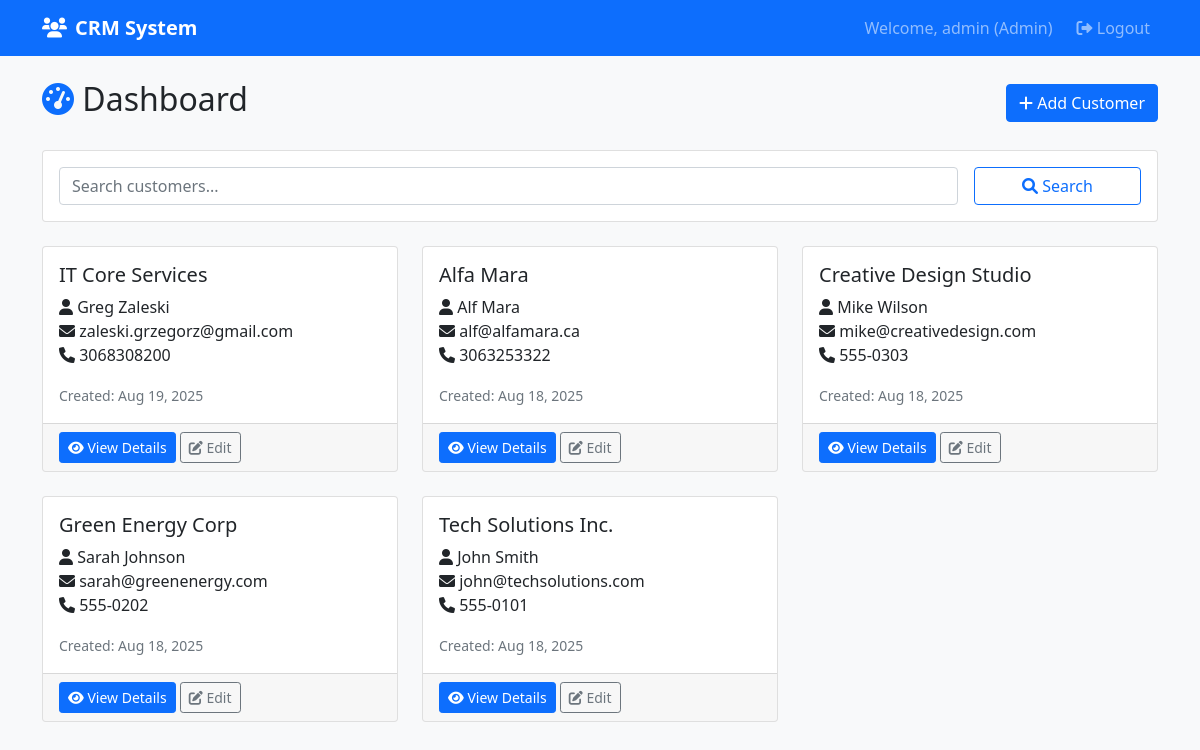
The page /dashboard/ (signed in) on the database its author committed.
### crm/models.py (models this page shows, shortened)
class User(AbstractUser):
    USER_TYPES = (
        ('admin', 'Admin'),
        ('user', 'User'),
        ('viewer', 'Viewer'),
    )
    user_type = models.CharField(max_length=10, choices=USER_TYPES, default='viewer')

class Customer(models.Model):
    business_name = models.CharField(max_length=200)
    contact_name = models.CharField(max_length=100)
    email = models.EmailField()
    phone = models.CharField(max_length=20)
    address = models.TextField()
    created_at = models.DateTimeField(auto_now_add=True)
    updated_at = models.DateTimeField(auto_now=True)
    created_by = models.ForeignKey(User, on_delete=models.CASCADE, related_name='customers_created')
    class Meta:
        ordering = ['-created_at']

### crm/views.py (the view)
# urls.py: path('dashboard/', views.dashboard, name='dashboard'),
@login_required
def dashboard(request):
    search = request.GET.get('search', '')
    customers = Customer.objects.all()
    if search:
        customers = customers.filter(
            Q(business_name__icontains=search) |
            Q(contact_name__icontains=search) |
            Q(email__icontains=search)
        )
    paginator = Paginator(customers, 10)
    page = request.GET.get('page')
    customers = paginator.get_page(page)
    context = {
        'customers': customers,
        'search': search,
        'user_type': request.user.user_type,
    }
    return render(request, 'crm/dashboard.html', context)

### crm/templates/crm/dashboard.html (shortened to what this page needs)
{% extends 'crm/base.html' %}
{% block content %}
<div class="row">
    <div class="col-md-12">
        <div class="d-flex justify-content-between align-items-center mb-4">
            <h2><i class="fas fa-tachometer-alt text-primary"></i> Dashboard</h2>
            {% if user_type == 'admin' or user_type == 'user' %}
                <a href="{% url 'customer_create' %}" class="btn btn-primary">
                    <i class="fas fa-plus"></i> Add Customer
                </a>
            {% endif %}
        </div>
        <div class="card mb-4">
            <div class="card-body">
                <form method="get" class="row g-3">
                    <div class="col-md-10">
                        <input type="text" name="search" class="form-control"
                               placeholder="Search customers..." value="{{ search }}">
                    </div>
                    <div class="col-md-2">
                        <button type="submit" class="btn btn-outline-primary w-100">
                            <i class="fas fa-search"></i> Search
                        </button>
                    </div>
                </form>
            </div>
        </div>
        <div class="row">
            {% for customer in customers %}
            <div class="col-md-6 col-lg-4 mb-4">
                <div class="card customer-card h-100">
                    <div class="card-body">
                        <h5 class="card-title">{{ customer.business_name }}</h5>
                        <p class="card-text">
                            <i class="fas fa-user"></i> {{ customer.contact_name }}<br>
                            <i class="fas fa-envelope"></i> {{ customer.email }}<br>
                            <i class="fas fa-phone"></i> {{ customer.phone }}
                        </p>
                        <small class="text-muted">
                            Created: {{ customer.created_at|date:"M d, Y" }}
                        </small>
                    </div>
                    <div class="card-footer">
                        <a href="{% url 'customer_detail' customer.pk %}" class="btn btn-primary btn-sm">
                            <i class="fas fa-eye"></i> View Details
                        </a>
                        {% if user_type == 'admin' or user_type == 'user' %}
                        <a href="{% url 'customer_edit' customer.pk %}" class="btn btn-outline-secondary btn-sm">
                            <i class="fas fa-edit"></i> Edit
                        </a>
                        {% endif %}
                    </div>
                </div>
            </div>
            {% empty %}
            <div class="col-12">
                <div class="alert alert-info text-center">
                    <i class="fas fa-info-circle"></i> No customers found.
                </div>
            </div>
            {% endfor %}
        </div>
    </div>
</div>
{% endblock %}

### crm/templates/crm/base.html (shortened to what this page needs)
<!DOCTYPE html>
<html lang="en">
<head>
    <link href="https://cdn.jsdelivr.net/npm/bootstrap@5.1.3/dist/css/bootstrap.min.css" rel="stylesheet">
    <link href="https://cdnjs.cloudflare.com/ajax/libs/font-awesome/6.0.0/css/all.min.css" rel="stylesheet">
</head>
<body class="bg-light">
    {% if user.is_authenticated %}
    <nav class="navbar navbar-expand-lg navbar-dark bg-primary">
        <div class="container">
            <a class="navbar-brand" href="{% url 'dashboard' %}">
                <i class="fas fa-users me-2"></i>CRM System
            </a>
            <div class="navbar-nav ms-auto">
                <span class="navbar-text me-3">
                    Welcome, {{ user.username }} ({{ user.user_type|title }})
                </span>
                <a class="nav-link" href="{% url 'logout' %}">
                    <i class="fas fa-sign-out-alt"></i> Logout
                </a>
            </div>
        </div>
    </nav>
    {% endif %}
    <div class="container mt-4">
        {% block content %}
        {% endblock %}
    </div>
</body>
</html>

### crm/templates/crm/base.html (style rules this page uses)
.navbar-brand { font-weight: bold; }
.customer-card { transition: transform 0.2s; }

### rows shown on the page
User: username "admin", user_type "Admin"
Customer: business_name "IT Core Services", contact_name "Greg Zaleski", email "zaleski.grzegorz@gmail.com", phone "3068308200", created_at "Aug 19, 2025"
Customer: business_name "Alfa Mara", contact_name "Alf Mara", email "alf@alfamara.ca", phone "3063253322", created_at "Aug 18, 2025"
Customer: business_name "Creative Design Studio", contact_name "Mike Wilson", email "mike@creativedesign.com", phone "555-0303", created_at "Aug 18, 2025"
Customer: business_name "Green Energy Corp", contact_name "Sarah Johnson", email "sarah@greenenergy.com", phone "555-0202", created_at "Aug 18, 2025"
Customer: business_name "Tech Solutions Inc.", contact_name "John Smith", email "john@techsolutions.com", phone "555-0101", created_at "Aug 18, 2025"
